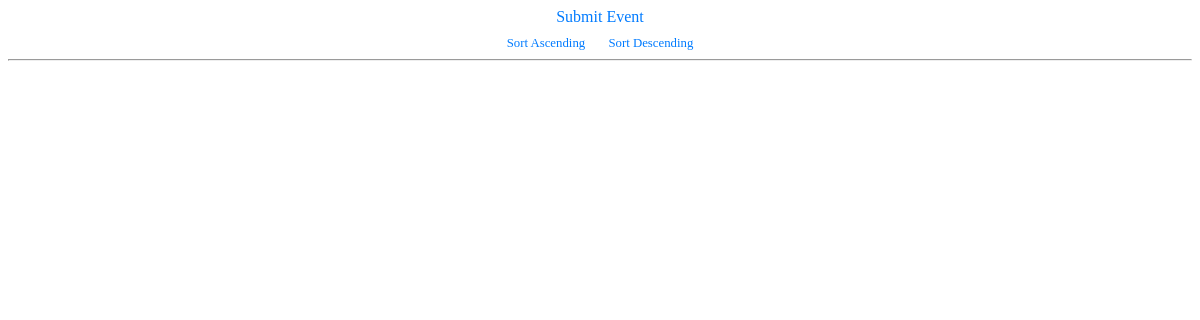
Before: /events with the older database file.
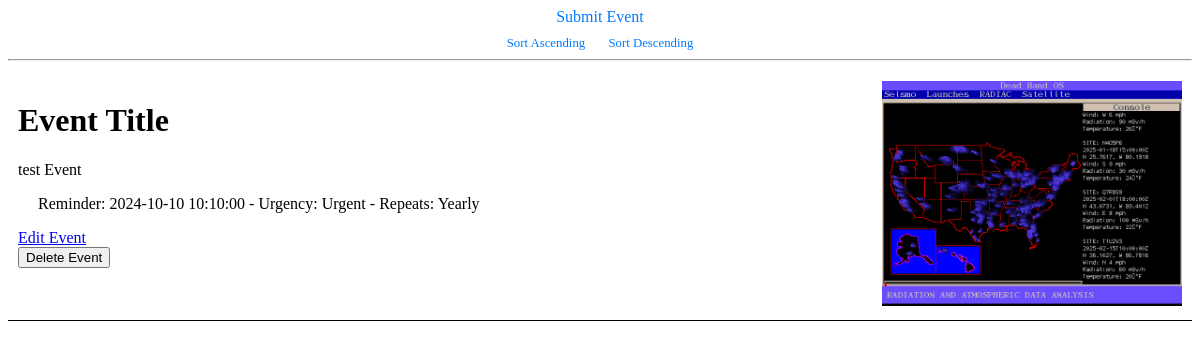
After: the same page with the newer database file.
### models.py (models this page shows)
class Event(db.Model): # Objects are not being stored in memory and thus do not inherit 'self'
    id = db.Column(db.Integer, primary_key=True)
    title = db.Column(db.String(120), nullable=False)
    description = db.Column(db.String(500))
    event_lock = db.Column(db.Boolean, default = False)
    reminders = db.relationship('Reminder', backref='event', lazy='dynamic') # Enabeles a 1 event to many reminders configuration
    def __repr__(self):
        return f"<Event(id='{self.id}', title='{self.title}')>"

class Reminder(db.Model):
    id = db.Column(db.Integer, primary_key=True)
    date_time = db.Column(db.DateTime, nullable=False)
    buzzer = db.Column(db.Boolean, default = False)
    vibration = db.Column(db.Boolean, default = False)
    web_unlock = db.Column(db.Boolean, default = False)
    reminder_lock = db.Column(db.Boolean, default = False)
    alarm = db.Column(db.String(120))  # Indicates urgency of the alarm required for this reminder. Hereafter referred to as 'urgency'
    repeater = db.Column(db.String(50)) # String reminder repeat
    event_id = db.Column(db.Integer, db.ForeignKey('event.id'), nullable=False) # Implicit connection to some event object
    def __repr__(self):
        optional_flags = f"buzzer={self.buzzer}, vibration={self.vibration}, web_unlock={self.web_unlock}, reminder_lock={self.reminder_lock}"
        return f"<Reminder(id='{self.id}', event_id='{self.event_id}', date_time='{self.date_time}', alarm='{self.alarm}', repeater='{self.repeater}')\n   Optional Flags: {optional_flags}>"

### app.py (the view)
@app.route('/events')
def events():
    print("\n\nEVENTS.APP.PY: /events route triggered by web access, attempting to display events\n")
    sort_order = request.args.get('sort', 'desc')  # Looks for a value in the arguments passed in the /events call, default sort order is descending
    print(f"Events sorting order: {sort_order}")
    events = Event.query.filter_by(event_lock = False).all() # Pull all events from the database that haven't been deactivated
    print("Printing query info for active events")
    for event in events:
        print(f"\nEvent ID: {event.id}")
        print(f"Title: {event.title}")
        print(f"Description: {event.description}")
        for reminder in event.reminders:
            print(f"  Reminder ID: {reminder.id}")
            print(f"  Date and Time: {reminder.date_time}")
            print(f"  Buzzer: {reminder.buzzer}")
            print(f"  Vibration: {reminder.vibration}")
            print(f"  Alarm: {reminder.alarm}")
            print(f"  Repeater: {reminder.repeater}")
        print("-" * 30)
    events_with_images = []
    events_with_reminders = []
    try:
        events_with_reminders = relevant_events_filter(events)
        print(f"Events with reminders: {events_with_reminders}")
        for event in events_with_reminders:
            print(event)
        events_with_images = add_image_filepath_to_event_dictionary(events_with_reminders)
        print(f"Events with file data: {events_with_images}")
        for event in events_with_images:
            print(event)
    except TypeError as ex:
        print(f"No events have been created yet (events.app.py): {ex}")
    except Exception as ex:
        print(f"Error in events.app.py, {ex}")
    if sort_order == 'desc':
        print("Sorting events in descending order")
        events_with_images.sort(key=latest_reminder_date, reverse=True) # applies latest_reminder_date to each event entry as a point of comparison between each event so the event with the most recent reminder comes first, then reverses it to be in descending order
    else:
        print("Sorting events in ascending order")
        events_with_images.sort(key=earliest_reminder_date) # sorts so the events with the earliest reminder in ascending order
    print("Rendering template with pulled events")
    return render_template('events.html', events=events_with_images, sort_order=sort_order)

### app.py (called while the page is built)
def latest_reminder_date(event):
    print(f"\n\nLATEST_REMINDER_DATE.APP.PY: Fetching latest reminder from Event {event}, ")
    print(f"{max(reminder.date_time for reminder in event['reminders'])}\n")
    return max(reminder.date_time for reminder in event['reminders'])

### templates/events.html (shortened to what this page needs)
<!DOCTYPE html>
<html>
<head>
</head>
<body>
    <div class="nav-bar">
        <div>
            <a href="/">Submit Event</a>
        </div>
        <div style="font-size: 0.8em; margin-top: 10px;">
            <a href="{{ url_for('events', sort='asc') }}">Sort Ascending</a>
            <a href="{{ url_for('events', sort='desc') }}">Sort Descending</a>
        </div>
        <hr>
    </div>
    <div>
        {% for event in events %}
            <div class="event-container {{ 'grayed-out' if event.all_locked else '' }}">
                <div class="event-details">
                    <h1>{{ event.title }}</h1>
                    <p>{{ event.description }}</p>
                    {% for reminder in event.reminders %}
                        <div class="reminder {% if reminder.reminder_lock %}grayed-out{% endif %}">
                            <p>Reminder: {{ reminder.date_time }} - Urgency: {{ reminder.alarm }} - Repeats: {{ reminder.repeater }}</p>
                        </div>
                    {% endfor %}
                    <a href="/edit-event/{{ event.id }}" class="edit-btn">Edit Event</a>
                    <form action = "{{ url_for('delete_event', event_id=event.id) }}" method="post">
                        <button type="submit" class="delete-btn">Delete Event</button>
                    </form>
                </div>
                {% if event.image_path %}
                    <div class="event-image">
                        <img src="{{ url_for('static', filename=event.image_path) }}" alt="Test Image">
                    </div>
                {% endif %}
            </div>
        {% endfor %}
    </div>
</body>
</html>

### templates/events.html (style rules this page uses)
.event-container { display: flex; justify-content: space-between; align-items: flex-start; border-bottom: 1px solid black; padding: 10px; margin-bottom: 10px; }
.event-details { width: 80%; }
.reminder { margin-left: 20px; }
.nav-bar { text-align: center; margin-bottom: 10px; }
.nav-bar a { margin: 0 10px; text-decoration: none; color: #007bff; }
.event-image img { max-width: 300px; max-height: 300px; object-fit: cover; }

Changed rows visible on the page:
now on this page (row edited): Event: title "Event Title", description "test Event"
now on this page (row edited): Reminder: date_time "2024-10-10 10:10:00", alarm "Urgent", repeater "Yearly"
